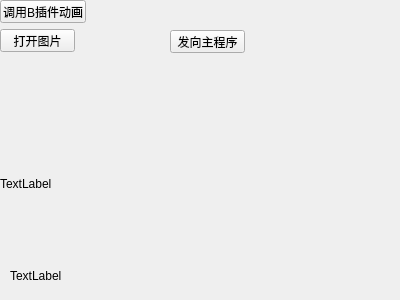
<?xml version="1.0" encoding="UTF-8"?>
<ui version="4.0">
 <class>PluginA</class>
 <widget class="QWidget" name="PluginA">
  <property name="geometry">
   <rect>
    <x>0</x>
    <y>0</y>
    <width>400</width>
    <height>300</height>
   </rect>
  </property>
  <property name="windowTitle">
   <string>Form</string>
  </property>
  <widget class="QPushButton" name="pushButton">
   <property name="geometry">
    <rect>
     <x>0</x>
     <y>29</y>
     <width>75</width>
     <height>23</height>
    </rect>
   </property>
   <property name="text">
    <string>打开图片</string>
   </property>
  </widget>
  <widget class="QPushButton" name="pushButton2">
   <property name="geometry">
    <rect>
     <x>0</x>
     <y>0</y>
     <width>86</width>
     <height>23</height>
    </rect>
   </property>
   <property name="text">
    <string>调用B插件动画</string>
   </property>
  </widget>
  <widget class="QLabel" name="label">
   <property name="geometry">
    <rect>
     <x>0</x>
     <y>58</y>
     <width>461</width>
     <height>251</height>
    </rect>
   </property>
   <property name="text">
    <string>TextLabel</string>
   </property>
  </widget>
  <widget class="QPushButton" name="pushButton_2">
   <property name="geometry">
    <rect>
     <x>170</x>
     <y>30</y>
     <width>75</width>
     <height>23</height>
    </rect>
   </property>
   <property name="text">
    <string>发向主程序</string>
   </property>
  </widget>
  <widget class="QLabel" name="label_2">
   <property name="geometry">
    <rect>
     <x>10</x>
     <y>270</y>
     <width>54</width>
     <height>12</height>
    </rect>
   </property>
   <property name="text">
    <string>TextLabel</string>
   </property>
  </widget>
  <widget class="QWidget" name="widget" native="true">
   <property name="geometry">
    <rect>
     <x>10</x>
     <y>0</y>
     <width>271</width>
     <height>301</height>
    </rect>
   </property>
  </widget>
 </widget>
 <resources/>
 <connections/>
</ui>
